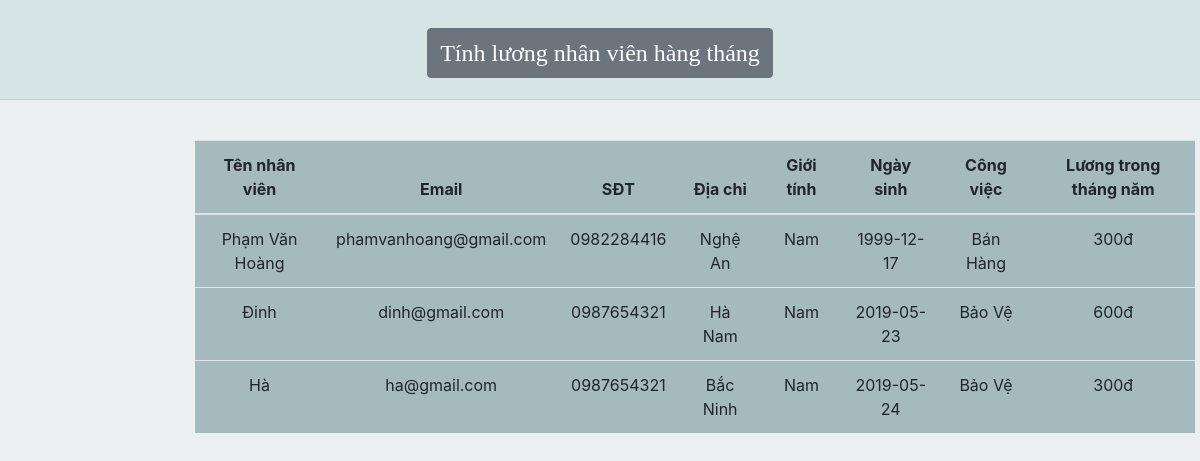
Screenshot of /admin/modules/kekhai.php with the database file from the repository.
### tables this page shows
CREATE TABLE `nhanvien` (
  `id` int(11) NOT NULL,
  `name` varchar(100) DEFAULT NULL,
  `email` varchar(100) DEFAULT NULL,
  `phone` char(15) DEFAULT NULL,
  `address` varchar(100) DEFAULT NULL,
  `password` varchar(50) DEFAULT NULL,
  `gioitinh` varchar(100) DEFAULT NULL,
  `birthday` date DEFAULT NULL,
  `congviec` varchar(255) NOT NULL
);

### admin/modules/kekhai.php (the view, shortened to what this page needs)
<!DOCTYPE html>
<html lang="en">
<head>
	<link rel="stylesheet" type="text/css" href="../../../SHOP/CSS/hientrangkho.css">
	<link rel="stylesheet" href="https://cdnjs.cloudflare.com/ajax/libs/font-awesome/4.7.0/css/font-awesome.min.css">
	<link rel='stylesheet' href='https://use.fontawesome.com/releases/v5.7.0/css/all.css'>
	<link rel="stylesheet" href="https://maxcdn.bootstrapcdn.com/bootstrap/4.3.1/css/bootstrap.min.css">
</head>
<body>
	<div class="container-fluid">
		<div class="row text-center" style="border-bottom: 1px solid #ccc; background: #d6e4e6; height: 100px;">
			<div class="col-md-12">
				<button class="btn btn-secondary" style="font-size: 24px; font-family: cursive; margin-top: 28px;">Tính lương nhân viên hàng tháng</button>
			</div>
		</div>
		<div class="row" style="margin-top: 40px; padding-left: 180px;">
			<div class="col-md-8 col-md-offset-3">
				<table class="table table-hover text-center" style="background: #a5babd; width: 1000px;">
					<thead>
						<tr>
							<th>Tên nhân viên</th>
							<th>Email</th>
							<th>SĐT</th>
							<th>Địa chỉ</th>
							<th>Giới tính</th>
							<th>Ngày sinh</th>
							<th>Công việc</th>
							<th>Lương trong tháng <?php echo " "; echo $_POST['thang']; echo " ";?> năm <?php echo " "; echo $_POST['nam'];?></th>
						</tr>
					</thead>
					<tbody>
						<?php
							$con = mysqli_connect('127.0.0.1', 'root', '', '_user');
							mysqli_set_charset($con, 'UTF8');
							$thang = $_POST['thang'];
							$nam = $_POST['nam'];
							$tn = $thang . "." . $nam;
							$sql = "SELECT nhanvien.*, SUM(giolam.tonggiolam*giolam.luong) AS tien FROM nhanvien INNER JOIN giolam  ON nhanvien.id = giolam.id WHERE ngaylam LIKE '%$tn%' GROUP BY nhanvien.id";
							$query = mysqli_query($con, $sql);
							$num = mysqli_num_rows($query);
							if($num > 0)
							{
								while ($row = mysqli_fetch_array($query))
								{
						?>
						<tr>
							<td><?php echo $row['name'];?></td>
							<td><?php echo $row['email'];?></td>
							<td><?php echo $row['phone'];?></td>
							<td><?php echo $row['address'];?></td>
							<td><?php echo $row['gioitinh'];?></td>
							<td><?php echo $row['birthday'];?></td>
							<td><?php echo $row['congviec'];?></td>
							<td><?php echo $row['tien']; echo "đ";?></td>
						</tr>
						<?php
								}
							}
						?>
					</tbody>
				</table>
			</div>
		</div>
	</div>
</body>
</html>

### SHOP/CSS/hientrangkho.css (style rules this page uses)
.container-fluid { background: #eceff2; margin-top: -40px; padding-top: 40px; height: 1000px; width: 1330px; }

### rows the page displays
nhanvien: name "Phạm Văn Hoàng", email "phamvanhoang@gmail.com", phone "0982284416", address "Nghệ An", gioitinh "Nam", birthday "1999-12-17", congviec "Bán Hàng", tien "300"
nhanvien: name "Đinh", email "dinh@gmail.com", phone "0987654321", address "Hà Nam", gioitinh "Nam", birthday "2019-05-23", congviec "Bảo Vệ", tien "600"
nhanvien: name "Hà", email "ha@gmail.com", phone "0987654321", address "Bắc Ninh", gioitinh "Nam", birthday "2019-05-24", congviec "Bảo Vệ", tien "300"
